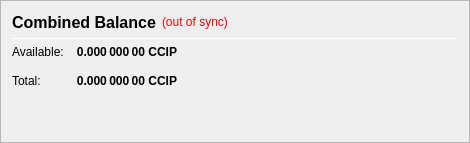
                   <widget class="QFrame" name="frame_CombinedBalances">
                    <property name="minimumSize">
                     <size>
                      <width>470</width>
                      <height>0</height>
                     </size>
                    </property>
                    <property name="frameShape">
                     <enum>QFrame::StyledPanel</enum>
                    </property>
                    <property name="frameShadow">
                     <enum>QFrame::Raised</enum>
                    </property>
                    <layout class="QVBoxLayout" name="verticalLayout_5">
                     <item>
                      <layout class="QHBoxLayout" name="horizontalLayout_5" stretch="0,0,0">
                       <item>
                        <widget class="QLabel" name="label_5z">
                         <property name="minimumSize">
                          <size>
                           <width>0</width>
                           <height>20</height>
                          </size>
                         </property>
                         <property name="font">
                          <font>
                           <pointsize>12</pointsize>
                           <weight>75</weight>
                           <bold>true</bold>
                          </font>
                         </property>
                         <property name="toolTip">
                          <string>Combined Balance (including unconfirmed and immature coins)</string>
                         </property>
                         <property name="text">
                          <string>Combined Balance</string>
                         </property>
                        </widget>
                       </item>
                       <item>
                        <widget class="QLabel" name="labelWalletStatus">
                         <property name="cursor">
                          <cursorShape>WhatsThisCursor</cursorShape>
                         </property>
                         <property name="toolTip">
                          <string>The displayed information may be out of date. Your wallet automatically synchronizes with the CCIP network after a connection is established, but this process has not completed yet.</string>
                         </property>
                         <property name="styleSheet">
                          <string notr="true">QLabel { color: red; }</string>
                         </property>
                         <property name="text">
                          <string notr="true">(out of sync)</string>
                         </property>
                         <property name="alignment">
                          <set>Qt::AlignLeading|Qt::AlignLeft|Qt::AlignVCenter</set>
                         </property>
                        </widget>
                       </item>
                       <item>
                        <spacer name="horizontalSpacer_1">
                         <property name="orientation">
                          <enum>Qt::Horizontal</enum>
                         </property>
                         <property name="sizeHint" stdset="0">
                          <size>
                           <width>40</width>
                           <height>20</height>
                          </size>
                         </property>
                        </spacer>
                       </item>
                      </layout>
                     </item>
                     <item>
                      <widget class="Line" name="line_CombinedBalance">
                       <property name="minimumSize">
                        <size>
                         <width>0</width>
                         <height>1</height>
                        </size>
                       </property>
                       <property name="maximumSize">
                        <size>
                         <width>16777215</width>
                         <height>1</height>
                        </size>
                       </property>
                       <property name="orientation">
                        <enum>Qt::Horizontal</enum>
                       </property>
                      </widget>
                     </item>
                     <item>
                      <layout class="QGridLayout" name="gridLayout_3">
                       <property name="spacing">
                        <number>12</number>
                       </property>
                       <item row="1" column="0">
                        <widget class="QLabel" name="labelBalanceTextz">
                         <property name="text">
                          <string>Available:</string>
                         </property>
                        </widget>
                       </item>
                       <item row="1" column="1">
                        <widget class="QLabel" name="labelBalancez">
                         <property name="font">
                          <font>
                           <weight>75</weight>
                           <bold>true</bold>
                          </font>
                         </property>
                         <property name="cursor">
                          <cursorShape>IBeamCursor</cursorShape>
                         </property>
                         <property name="toolTip">
                          <string>Your current spendable balance</string>
                         </property>
                         <property name="text">
                          <string notr="true">0.000 000 00 CCIP</string>
                         </property>
                         <property name="alignment">
                          <set>Qt::AlignRight|Qt::AlignTrailing|Qt::AlignVCenter</set>
                         </property>
                         <property name="textInteractionFlags">
                          <set>Qt::LinksAccessibleByMouse|Qt::TextSelectableByKeyboard|Qt::TextSelectableByMouse</set>
                         </property>
                        </widget>
                       </item>
                       <item row="2" column="0">
                        <widget class="QLabel" name="labelTotalTextz">
                         <property name="text">
                          <string>Total:</string>
                         </property>
                        </widget>
                       </item>
                       <item row="2" column="1">
                        <widget class="QLabel" name="labelTotalz">
                         <property name="font">
                          <font>
                           <weight>75</weight>
                           <bold>true</bold>
                          </font>
                         </property>
                         <property name="cursor">
                          <cursorShape>IBeamCursor</cursorShape>
                         </property>
                         <property name="toolTip">
                          <string>Total Balance, including all unavailable coins.</string>
                         </property>
                         <property name="text">
                          <string notr="true">0.000 000 00 CCIP</string>
                         </property>
                         <property name="alignment">
                          <set>Qt::AlignRight|Qt::AlignTrailing|Qt::AlignVCenter</set>
                         </property>
                         <property name="textInteractionFlags">
                          <set>Qt::LinksAccessibleByMouse|Qt::TextSelectableByKeyboard|Qt::TextSelectableByMouse</set>
                         </property>
                        </widget>
                       </item>
                       <item row="2" column="3">
                        <spacer name="horizontalSpacer_2">
                         <property name="orientation">
                          <enum>Qt::Horizontal</enum>
                         </property>
                         <property name="sizeHint" stdset="0">
                          <size>
                           <width>40</width>
                           <height>20</height>
                          </size>
                         </property>
                        </spacer>
                       </item>
                      </layout>
                     </item>
                     <item>
                      <spacer name="verticalSpacer_1">
                       <property name="orientation">
                        <enum>Qt::Vertical</enum>
                       </property>
                       <property name="sizeHint" stdset="0">
                        <size>
                         <width>20</width>
                         <height>40</height>
                        </size>
                       </property>
                      </spacer>
                     </item>
                    </layout>
                   </widget>
